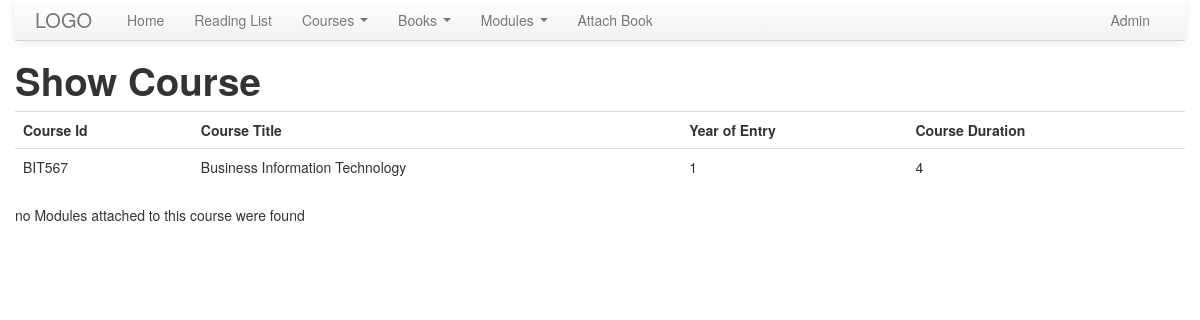
The page /course_show.php?Course_ID=BIT567 (signed in) on the database its author committed.
### tables this page shows
CREATE TABLE IF NOT EXISTS `courses` (
  `Course_ID` char(6) NOT NULL,
  `Course_Title` varchar(150) NOT NULL,
  `Year_of_Entry` enum('1','3') NOT NULL,
  `Course_duration` enum('1','2','4') NOT NULL,
  PRIMARY KEY (`Course_ID`)
);

### course_show.php (the view, shortened to what this page needs)
<?php require_once "inc/inc.php"; ?>
<?php
 include 'header.php'; ?>
<body>
	<div class = "container">
            <?php include 'navigation_bar.php';
			?>
            <h1>Show Course</h1>
            <?php
            if(isset($_GET['Course_ID'])){
                try {
                    $sql = "SELECT Course_ID, Course_Title, Year_of_Entry, Course_Duration FROM courses WHERE Course_ID = '".$_GET['Course_ID']."'";
                    $query = $conn->query($sql);
                    $course = $query->fetch();
                    echo "<table class=\"table\">";
                    echo "<th>Course Id</th><th>Course Title</th><th>Year of Entry</th><th>Course Duration</th>";
                    echo "<tr>";
                        echo "<td>".$course["Course_ID"]."</td>";
                        echo "<td>".$course["Course_Title"]."</td>";
                        echo "<td>".$course["Year_of_Entry"]."</td>";
                        echo "<td>".$course["Course_Duration"]."</td>";
                    echo "</tr>";
                    echo "</table>";
                    $sql_get_modules_attached ="SELECT Module_ID, Title FROM modules WHERE Module_ID IN (SELECT Module_ID FROM course_modules WHERE Course_ID = '".$_GET['Course_ID']."' )";
                    $query_modules_attached = $conn->query($sql_get_modules_attached);
                    if($query_modules_attached->rowcount() == 0){
                        echo "no Modules attached to this course were found <br />";
                    }
                }
                catch (PDOException $e) {
                    echo "query failed: ". $e->getMessage();
                }
            }
            else {
                echo "<div class=\"alert alert-warning\">
                        <p><strong>Oh snap!</strong> You need to select a course in order to edit it!</p>
                      </div>";
            }
            ?>
        </div>
</body>
<?php include 'footer.php' ?>

### rows shown on the page
courses: Course_ID "BIT567", Course_Title "Business Information Technology", Year_of_Entry "1", Course_duration "4"
